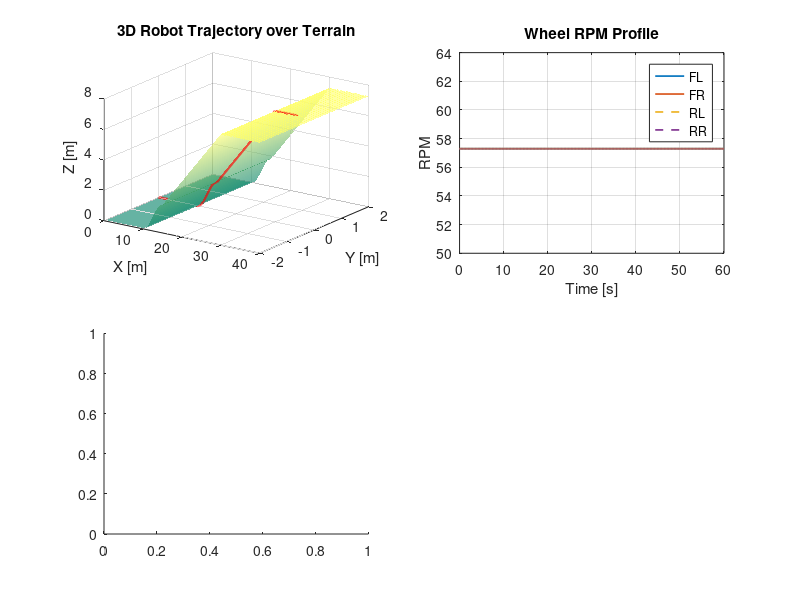

The MATLAB source for this figure: (Note: this script raises an error after producing the figure.)
%% amr_terrain_sim.m
% =========================================================================
% Full dynamic simulation of a 4-Wheel Independent Drive AMR traversing
% steep, unbalanced terrain, with slope-adaptive torque/current control.
% MATLAB R2024a compatible. No toolboxes required beyond base MATLAB.
%
% This script is the *executable, testable* counterpart to a Simulink
% block diagram: every block in the architecture (terrain model, planner,
% torque allocator, motor current model) is written here as a clearly
% separated section/function, so it can be translated 1:1 into Simulink
% Subsystem blocks later (see the accompanying documentation for the
% block-by-block Simulink layout).
%
% Sections:
%   1. Terrain generation
%   2. Robot + controller parameters
%   3. Reference path + Stanley controller
%   4. Main simulation loop (kinematics, load transfer, torque, current)
%   5. Four-panel visualization
% =========================================================================

clear; clc; close all;

%% ---------------------------------------------------------------------
% SECTION 1: TERRAIN GENERATION
% Builds a synthetic 1D terrain height profile along the travel direction
% x, with: flat ground -> smooth transition -> 20-degree incline -> uneven
% surface. This height profile is what the "terrain" would be inside a
% Simulink "Terrain Height Lookup" block (e.g. a 1-D Lookup Table block
% driven by the vehicle's current x position).
% ------------------------------------------------------------------------
x_terrain = linspace(0, 40, 4000);      % 40 m course, sampled at 1 cm resolution.
z_terrain = zeros(size(x_terrain));      % Preallocate height array.

flat_end        = 10;   % [m] end of the initial flat section.
transition_end  = 15;   % [m] end of the smooth ramp-up transition.
incline_end     = 30;   % [m] end of the 20-degree incline.
incline_deg     = 20;   % [deg] slope of the incline section.

for i = 1:length(x_terrain)
    xi = x_terrain(i);
    if xi <= flat_end
        z_terrain(i) = 0;  % Flat: height stays at 0.
    elseif xi <= transition_end
        % Smooth cosine-based transition from flat (0 slope) into the
        % incline, so there is no discontinuous slope change (which would
        % be physically unrealistic and would break the controller).
        frac = (xi - flat_end) / (transition_end - flat_end);
        smooth_frac = (1 - cos(frac * pi)) / 2;  % Eased 0->1 ramp.
        z_terrain(i) = smooth_frac * (transition_end - flat_end) * tand(incline_deg);
    elseif xi <= incline_end
        % Constant 20-degree incline: height rises linearly with x.
        z_terrain(i) = z_terrain(find(x_terrain <= transition_end, 1, 'last')) + ...
                       (xi - transition_end) * tand(incline_deg);
    else
        % Uneven surface: incline height plus pseudo-random bumps
        % (sum of sinusoids at different frequencies mimics rough ground).
        base_height = z_terrain(find(x_terrain <= incline_end, 1, 'last'));
        bump = 0.03*sin(2*pi*xi/0.8) + 0.015*sin(2*pi*xi/0.3 + 1.2);
        z_terrain(i) = base_height + bump;
    end
end

% Local terrain slope (theta) at every x, via numerical gradient (dz/dx).
% This is the same quantity Tier-1 perception in the real robot would
% estimate from the point-cloud RANSAC fit instead of a lookup table.
slope_terrain_rad = atan(gradient(z_terrain, x_terrain));

%% ---------------------------------------------------------------------
% SECTION 2: ROBOT + CONTROLLER PARAMETERS
% ------------------------------------------------------------------------
M   = 25.0;    % [kg]   Robot mass.
L   = 0.5;     % [m]    Wheelbase (front-to-rear axle distance).
W   = 0.4;     % [m]    Track width (left-to-right wheel distance).
r   = 0.1;     % [m]    Wheel radius.
Kt  = 0.45;    % [Nm/A] Motor torque constant.
g   = 9.81;    % [m/s^2] Gravity.
mu  = 0.05;    % []     Rolling resistance coefficient.
eta = 0.85;    % []     Gearbox efficiency.

I_base       = 1.2;   % [A] Baseline motor current on flat ground.
K_slope_gain = 2.0;   % [A per unit sin(theta)] Slope current scaling gain.
K_accel_gain = 0.3;   % [A per (m/s^2)] Acceleration current scaling gain.
I_max        = 4.5;   % [A] Hardware current ceiling.

v_target = 0.6;        % [m/s] Desired cruise speed along the path.
dt       = 0.02;       % [s]   Simulation timestep (50 Hz, matching the CAN rate).
sim_time = 60;         % [s]   Total simulated duration.
n_steps  = round(sim_time / dt);

% Stanley controller gain: converts cross-track error into a steering-like
% yaw-rate correction. Higher k = more aggressive path correction.
k_stanley = 1.0;

%% ---------------------------------------------------------------------
% SECTION 3: REFERENCE PATH
% Simple straight-line path along the terrain's x-axis (y_ref = 0). The
% Stanley controller drives yaw-rate corrections to keep the robot on
% this line as it climbs/descends the terrain.
% ------------------------------------------------------------------------
path_x = x_terrain;
path_y = zeros(size(path_x));   % Straight path: desired y is always 0.
path_heading = zeros(size(path_x));  % Desired heading is 0 rad (pure +x travel).

%% ---------------------------------------------------------------------
% SECTION 4: MAIN SIMULATION LOOP
% State vector: [x, y, yaw, vx]. At each timestep we:
%   a) Find the current terrain slope at the robot's x position.
%   b) Run the Stanley controller to get a yaw-rate correction.
%   c) Compute 4-wheel kinematics (angular velocity per wheel).
%   d) Compute longitudinal load transfer (front vs rear normal force).
%   e) Compute required torque + slope-adaptive current per wheel.
%   f) Integrate the state forward by dt.
% ------------------------------------------------------------------------

% Preallocate all logging arrays for speed (avoids growing arrays in the loop).
log_x       = zeros(1, n_steps);
log_y       = zeros(1, n_steps);
log_yaw     = zeros(1, n_steps);
log_theta   = zeros(1, n_steps);   % Pitch angle (deg) at each step.
log_rpm     = zeros(4, n_steps);   % [FL; FR; RL; RR] wheel RPM.
log_torque  = zeros(1, n_steps);   % Per-motor torque (Nm).
log_current = zeros(4, n_steps);   % Per-motor current (A).
log_slip    = zeros(1, n_steps);   % Approximate slip ratio.
log_time    = (0:n_steps-1) * dt;

% Initial state.
state.x = 0; state.y = 0; state.yaw = 0; state.vx = 0;
prev_vx = 0;

for k = 1:n_steps
    % --- a) Look up terrain slope at the robot's current x position ---
    theta_rad = interp1(x_terrain, slope_terrain_rad, state.x, 'linear', 'extrap');
    theta_deg = rad2deg(theta_rad);

    % --- b) Stanley controller: cross-track + heading error correction ---
    [~, nearest_idx] = min(abs(path_x - state.x));   % Nearest path point.
    cross_track_error = state.y - path_y(nearest_idx);
    heading_error = path_heading(nearest_idx) - state.yaw;
    % Stanley law: yaw-rate command proportional to heading error plus an
    % arctan correction term for cross-track error (saturated by speed+1 to
    % avoid a singularity at very low speed).
    wz_cmd = heading_error + atan2(k_stanley * cross_track_error, state.vx + 0.5);

    % --- c) Longitudinal velocity control: simple proportional speed control ---
    vx_cmd = v_target;
    a_x = (vx_cmd - prev_vx) / dt;   % Numerically estimated longitudinal acceleration.
    prev_vx = vx_cmd;

    % --- 4-wheel kinematics: convert (vx_cmd, wz_cmd) to wheel omega [rad/s] ---
    half_track = (W + L) / 2;
    omega_fl = (vx_cmd - wz_cmd * half_track) / r;
    omega_fr = (vx_cmd + wz_cmd * half_track) / r;
    omega_rl = (vx_cmd - wz_cmd * half_track) / r;
    omega_rr = (vx_cmd + wz_cmd * half_track) / r;
    rpm = [omega_fl; omega_fr; omega_rl; omega_rr] * 60 / (2*pi);

    % --- d) Longitudinal load transfer during climbing ---
    % When pitched nose-up by theta, weight shifts toward the rear axle.
    % Standard static load-transfer equations for a 2-axle vehicle:
    Fz_total = M * g * cos(theta_rad);              % Total normal force (reduced by cos(theta) on a slope).
    Fz_rear  = Fz_total * (L/2 + M*g*sin(theta_rad)*0.15) / L;  % Rear axle share (rises with slope+height term).
    Fz_front = Fz_total - Fz_rear;                   % Front axle share is whatever remains.

    % --- e) Torque + current allocation (slope-adaptive) ---
    F_slope   = M * g * sin(theta_rad);              % Gravity component along the slope.
    F_rolling = M * g * mu * cos(theta_rad);         % Rolling resistance.
    F_inertial= M * a_x;                             % Force needed to accelerate.
    F_total   = F_slope + F_rolling + F_inertial;

    torque_per_motor = (F_total * r) / (4 * eta);    % Split across 4 driven wheels.
    current_slope_term = I_base + K_slope_gain*sin(theta_rad) + K_accel_gain*a_x;
    current_torque_term = torque_per_motor / Kt;
    current_cmd = min(max(current_slope_term, current_torque_term), I_max);  % Take the higher demand, clamp to max.

    % --- Approximate wheel slip ratio: (wheel surface speed - vehicle speed) / vehicle speed ---
    wheel_surface_speed = mean([omega_fl, omega_fr, omega_rl, omega_rr]) * r;
    slip_ratio = (wheel_surface_speed - state.vx) / max(state.vx, 0.05);

    % --- f) Integrate state forward (simple kinematic bicycle-style update) ---
    state.x   = state.x + state.vx * cos(state.yaw) * dt;
    state.y   = state.y + state.vx * sin(state.yaw) * dt;
    state.yaw = state.yaw + wz_cmd * dt;
    state.vx  = vx_cmd;  % Assume the low-level current control achieves the commanded speed.

    % --- Log everything for plotting ---
    log_x(k) = state.x; log_y(k) = state.y; log_yaw(k) = state.yaw;
    log_theta(k) = theta_deg;
    log_rpm(:,k) = rpm;
    log_torque(k) = torque_per_motor;
    log_current(:,k) = current_cmd;  % Same current command applied to all 4 motors here.
    log_slip(k) = slip_ratio;
end

%% ---------------------------------------------------------------------
% SECTION 5: FOUR-PANEL VISUALIZATION
% ------------------------------------------------------------------------
figure('Name', 'AMR Terrain Traversal Simulation', 'Position', [100 100 1200 800]);

% --- Panel 1: 3D trajectory over the terrain mesh ---
subplot(2,2,1);
[Xg, Yg] = meshgrid(x_terrain, linspace(-2, 2, 20));
Zg = repmat(z_terrain, 20, 1);   % Extrude the 1D terrain profile into a 2D mesh for visualization.
surf(Xg, Yg, Zg, 'EdgeColor', 'none', 'FaceAlpha', 0.6); hold on;
plot3(log_x, log_y, interp1(x_terrain, z_terrain, log_x, 'linear', 'extrap'), ...
      'r-', 'LineWidth', 2);
xlabel('X [m]'); ylabel('Y [m]'); zlabel('Z [m]');
title('3D Robot Trajectory over Terrain');
colormap(gca, 'summer'); view(35, 25);

% --- Panel 2: Motor RPM profile for all 4 wheels ---
subplot(2,2,2);
plot(log_time, log_rpm(1,:), 'LineWidth', 1.2); hold on;
plot(log_time, log_rpm(2,:), 'LineWidth', 1.2);
plot(log_time, log_rpm(3,:), '--', 'LineWidth', 1.2);
plot(log_time, log_rpm(4,:), '--', 'LineWidth', 1.2);
xlabel('Time [s]'); ylabel('RPM');
legend('FL', 'FR', 'RL', 'RR', 'Location', 'best');
title('Wheel RPM Profile'); grid on;

% --- Panel 3: Motor torque and scaled current draw ---
subplot(2,2,3);
yyaxis left;
plot(log_time, log_torque, 'b-', 'LineWidth', 1.5);
ylabel('Torque per Motor [Nm]');
yyaxis right;
plot(log_time, log_current(1,:), 'r-', 'LineWidth', 1.5);
ylabel('Current Command [A]');
xlabel('Time [s]');
title('Required Torque and Scaled Current Draw'); grid on;

% --- Panel 4: Pitch angle vs wheel slip ratio ---
subplot(2,2,4);
yyaxis left;
plot(log_time, log_theta, 'm-', 'LineWidth', 1.5);
ylabel('Pitch Angle \theta [deg]');
yyaxis right;
plot(log_time, log_slip, 'k-', 'LineWidth', 1.2);
ylabel('Slip Ratio [-]');
xlabel('Time [s]');
title('Robot Pitch vs Wheel Slip Ratio'); grid on;

sgtitle('4-Wheel Independent Drive AMR: Slope-Adaptive Traversal Simulation');
